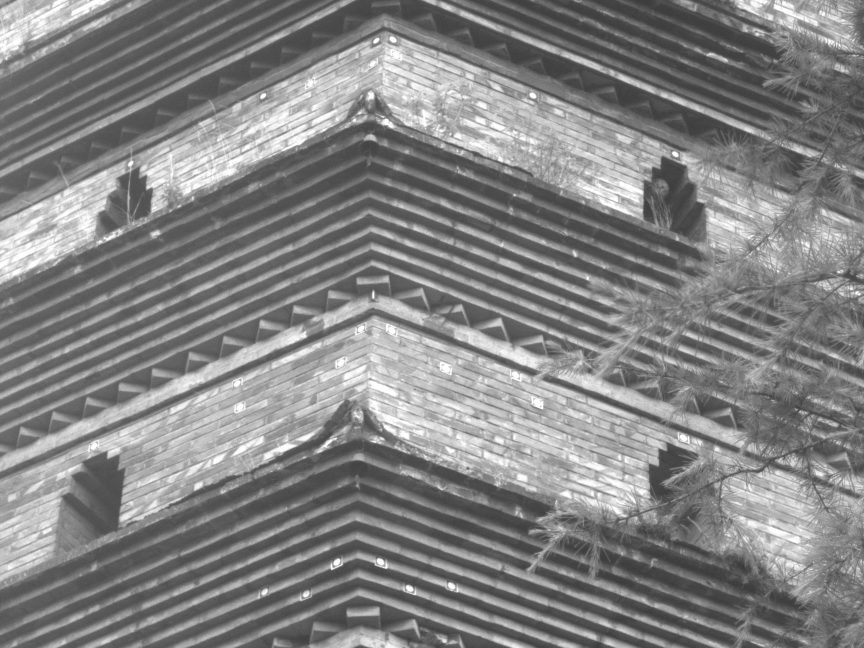
#> input picture images/kuiguangta/image1.jpg, 2592 x 1944 px (shown at 1/3 size)
$ python test.py
#> lines starting #> are read from the running program, lines starting #| are printed output that depends on the picture; after the words box and inside, x2 and y2 are one past the last pixel; in counts of white or black regions, pixels touching at a corner belong together
### manualKeyPoints.py
import cv2
import numpy as np
import matplotlib.pyplot as plt

def manualKeyPoints(img1,img2,specified_keypoints_coords):
    # 将图片转换为灰度图
    gray1 = cv2.cvtColor(img1, cv2.COLOR_BGR2GRAY)
    gray2 = cv2.cvtColor(img2, cv2.COLOR_BGR2GRAY)

    # 初始化SIFT特征检测器
    sift = cv2.SIFT_create()


    # 搜索 specified_keypoints_coords 附近的关键点坐标
    kpn1, desn1 = sift.detectAndCompute(gray1, None)
    specified_keypoints_coords = np.array(specified_keypoints_coords)
    # 初始化新的关键点和描述符列表
    kp1 = []
    des1 = []
    # 设置距离阈值
    distance_threshold = 100
    # 遍历每一个关键点
    for i, kp in enumerate(kpn1):
        x, y = kp.pt
        distances = np.sqrt(np.sum((specified_keypoints_coords - np.array([x, y])) ** 2, axis=1))
        # 检查是否有任意一个距离小于阈值
        if np.any(distances < distance_threshold):
            kp1.append(kp)
            des1.append(desn1[i])
    # 将描述符转换为numpy数组
    des1 = np.array(des1)

    print(f"KeyPoints 1 number:{len(kp1)}")

    plt.figure(figsize=(2*4,2*4))

    img1_with_keypoints = cv2.drawKeypoints(img1, kp1, None, color=(0, 255, 0), flags=cv2.DrawMatchesFlags_DRAW_RICH_KEYPOINTS)
    for coord in specified_keypoints_coords:
        cv2.circle(img1_with_keypoints, coord, 30, (0, 0, 255), -1)  # 红色 (BGR), 半径为10, 实心圆
    plt.subplot(2,2,1),plt.imshow(cv2.cvtColor(img1_with_keypoints, cv2.COLOR_BGR2RGB)),plt.title("img1 with initial target(Red) and keypoints(green)")

    # 检测图片2的关键点和计算描述子
    kp2, des2 = sift.detectAndCompute(gray2, None)

    img2_with_keypoints = cv2.drawKeypoints(img2, kp2, None, color=(0, 255, 0), flags=cv2.DrawMatchesFlags_DRAW_RICH_KEYPOINTS)
    plt.subplot(2,2,3),plt.imshow(cv2.cvtColor(img2_with_keypoints, cv2.COLOR_BGR2RGB)),plt.title("img2 with keypoints(green)")

    # 将描述子转换为浮点型
    # 由于cv2.FlannBasedMatcher不支持ORB描述子(descriptors)的默认格式。FLANN匹配器通常用于SIFT和SURF描述子，它们是浮点型的，而ORB描述子是8位的整数型。要解决这个问题，可以将ORB描述子转换为浮点型。
    des1 = des1.astype('float32')
    des2 = des2.astype('float32')

    # 使用FLANN匹配器进行匹配
    FLANN_INDEX_KDTREE = 1
    index_params = dict(algorithm=FLANN_INDEX_KDTREE, trees=5)
    search_params = dict(checks=50)


    flann = cv2.FlannBasedMatcher(index_params, search_params)
    matches = flann.knnMatch(des1, des2, k=2)

    # 使用Lowe's ratio test来筛选匹配点
    good_matches = []
    for m,n in matches:
        if m.distance < 0.7 * n.distance:
            good_matches.append(m)
    print(f"Good match number:{len(good_matches)}")

    # 获取照片1中指定关键点在照片2中的对应位置
    def find_corresponding_points(kp1, kp2, matches):
        points = []
        for match in matches:
            points.append((kp1[match.queryIdx].pt, kp2[match.trainIdx].pt))
        return points

    # 找到照片2中对应的关键点位置
    corresponding_points = find_corresponding_points(kp1, kp2, good_matches)

    srcPts = []
    dstPts = []

    # 在照片2中标注关键点和位移箭头
    img2_with_keypoints = img2.copy()
    for i, (pt1, pt2) in enumerate(corresponding_points):
        start_point = (int(pt1[0]), int(pt1[1]))
        end_point = (int(pt2[0]), int(pt2[1]))
        srcPts.append(start_point)
        dstPts.append(end_point)
        cv2.circle(img2_with_keypoints, start_point , 20, (0, 0, 255), -1)
        cv2.circle(img2_with_keypoints, end_point, 20, (0, 255, 0), -1)
        cv2.arrowedLine(img2_with_keypoints, start_point, end_point, (255, 0, 0), 5, tipLength=0.05)

    plt.subplot(2,2,4),plt.imshow(cv2.cvtColor(img2_with_keypoints, cv2.COLOR_BGR2RGB)),plt.title("KeyPoint match result:")
    plt.show()

    srcPts = np.array(srcPts, dtype=np.float32).reshape(-1, 2)
    dstPts = np.array(dstPts, dtype=np.float32).reshape(-1, 2)

    return srcPts,dstPts

### autoKeyPoints.py
import cv2
import numpy as np
import matplotlib.pyplot as plt
def moveDetectionByKeyPoints(image1,image2):
    # 读取图片
    # 将图片转换为灰度图
    gray1 = cv2.cvtColor(image1, cv2.COLOR_BGR2GRAY)
    gray2 = cv2.cvtColor(image2, cv2.COLOR_BGR2GRAY)

    # 初始化SIFT检测器
    sift = cv2.SIFT_create()

    # 检测关键点和计算描述子
    kp1, des1 = sift.detectAndCompute(gray1, None)
    kp2, des2 = sift.detectAndCompute(gray2, None)

    # 使用FLANN匹配器进行匹配
    FLANN_INDEX_KDTREE = 1
    index_params = dict(algorithm=FLANN_INDEX_KDTREE, trees=5)
    search_params = dict(checks=50)

    flann = cv2.FlannBasedMatcher(index_params, search_params)
    matches = flann.knnMatch(des1, des2, k=2)

    # 使用Lowe's ratio test来筛选匹配点
    good_matches = []
    for m, n in matches:
        if m.distance < 0.7 * n.distance:
            good_matches.append(m)

    # 提取匹配点坐标
    points1 = np.float32([kp1[m.queryIdx].pt for m in good_matches]).reshape(-1, 1, 2)
    points2 = np.float32([kp2[m.trainIdx].pt for m in good_matches]).reshape(-1, 1, 2)

    # 计算单应性矩阵
    H, mask = cv2.findHomography(points1, points2, cv2.RANSAC, 5.0)
    matchesMask = mask.ravel().tolist()

    # 计算关键点位置的变化
    point_changes = []
    for i, match in enumerate(good_matches):
        if matchesMask[i]:
            pt1 = np.array(kp1[match.queryIdx].pt)
            pt2 = np.array(kp2[match.trainIdx].pt)
            point_changes.append((pt1, pt2, np.linalg.norm(pt1 - pt2)))

    # 定义绘制参数
    keypoint_size = 10
    line_thickness = 5

    # 在图片上绘制关键点和匹配线
    image1_with_kp = cv2.drawKeypoints(image1, kp1, None, color=(0, 255, 0), flags=cv2.DRAW_MATCHES_FLAGS_DRAW_RICH_KEYPOINTS)
    image2_with_kp = cv2.drawKeypoints(image2, kp2, None, color=(0, 255, 0), flags=cv2.DRAW_MATCHES_FLAGS_DRAW_RICH_KEYPOINTS)

    # 绘制匹配线条
    for i, match in enumerate(good_matches):
        if matchesMask[i]:
            pt1 = tuple(np.round(kp1[match.queryIdx].pt).astype(int))
            pt2 = tuple(np.round(kp2[match.trainIdx].pt).astype(int) + np.array([image1.shape[1], 0]))
            cv2.circle(image1_with_kp, pt1, keypoint_size, (0, 0, 255), -1)
            cv2.circle(image2_with_kp, pt2 - np.array([image1.shape[1], 0]), keypoint_size, (0, 0, 255), -1)
            cv2.line(image2_with_kp, pt1, pt2 - np.array([image1.shape[1], 0]), (255, 0, 0), line_thickness)

    # 合并两张图片用于显示匹配
    combined_image = np.hstack((image1_with_kp, image2_with_kp))

    # 显示结果
    plt.figure(figsize=(20, 10))
    plt.title('Auto Keypoints and Matches')
    plt.imshow(cv2.cvtColor(combined_image, cv2.COLOR_BGR2RGB))
    plt.show()


# [7 lines of commented-out code are left out]

### test.py
import cv2
import numpy as np
import matplotlib.pyplot as plt
from  autoKeyPoints import moveDetectionByKeyPoints
from manualKeyPoints import manualKeyPoints

# 读取两张照片
image1 = cv2.imread('images/kuiguangta/image1.jpg')
#> image1 is the input picture: shape (1944, 2592, 3); min 35, max 255, mean 131.5
image2 = cv2.imread('images/kuiguangta/image3.jpg')
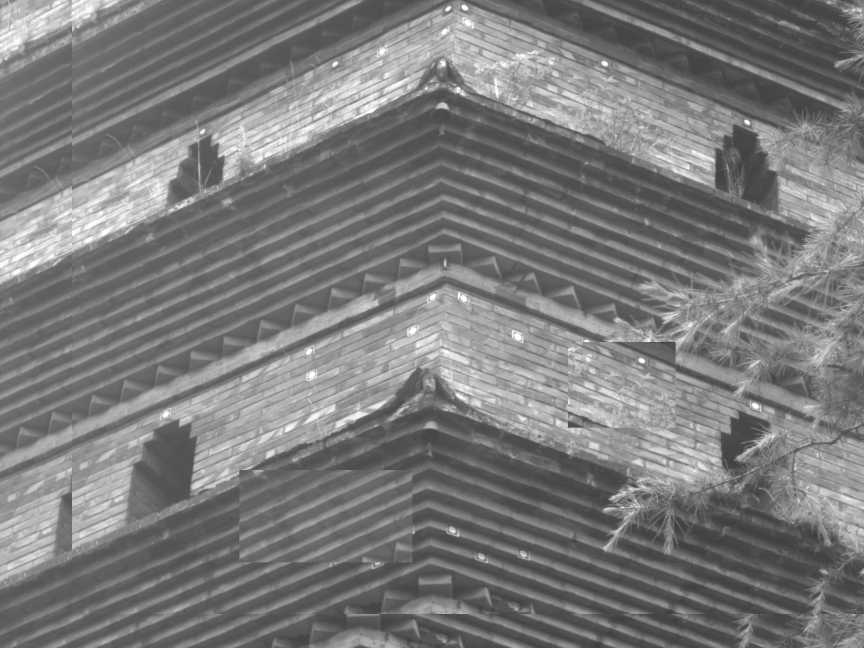
#> input picture images/kuiguangta/image3.jpg, 2592 x 1944 px (shown at 1/3 size)
#> image2 is the input picture: shape (1944, 2592, 3); min 56, max 255, mean 123.1
# 在照片1中手动指定关键点坐标
specified_keypoints_coords = [(713,1153),(717,1221),(1009,1085),(1057,985),(1161,981),(1325,1085),(1529,1113),(1605,1213),
                              (1129,117),(789,277)]


srcPts,dstPts = manualKeyPoints(image1,image2,specified_keypoints_coords)
#> in manualKeyPoints, `kpn1, desn1 = sift.detectAndCompute(gray1, None)`: kpn1 = 13302 keypoints; strongest (x, y, size): (1012, 1689, 18.6), (1228, 1767, 16.6), (1141, 1687, 18.6), (1354, 1759, 16.5)
#> the loop in manualKeyPoints, `for i, kp in enumerate(kpn1):` made 13302 passes
#> (kp, x, y) on passes 1 to 3: (keypoint at (4.6, 62.3), size 2.5, 4.62, 62.3), (keypoint at (6, 666.4), size 5.2, 5.99, 666.4), (keypoint at (6, 160.5), size 5.4, 6.02, 160.5)
#> after the loop in manualKeyPoints, `for i, kp in enumerate(kpn1):`: des1 = 1078 items; kp1 = 1078 keypoints; strongest (x, y, size): (1129, 121, 10), (789, 288, 10.3), (1179, 118, 12.1), (1559, 1068, 32.5)
#| KeyPoints 1 number:1078
#> in manualKeyPoints, `kp2, des2 = sift.detectAndCompute(gray2, None)`: kp2 = 8217 keypoints; strongest (x, y, size): (2241, 366, 10.2), (1925, 1082, 11.1), (1814, 191, 11.1), (1394, 22, 11.3)
#> in manualKeyPoints, `matches = flann.knnMatch(des1, des2, k=2)`: matches = 1078 matches
#> after the loop in manualKeyPoints, `for m,n in matches:`: good_matches = 207 matches
#| Good match number:207
#> after the loop in find_corresponding_points, `for match in matches:`: points = 207 items
#> the loop in manualKeyPoints, `for i, (pt1, pt2) in enumerate(corresponding_points):` made 207 passes
#> (pt1, pt2, start_point, end_point) on passes 1 to 3: ((621.3, 1203), (836.8, 1107.4), (621, 1203), (836, 1107)), ((629, 1100.4), (844.7, 1005.2), (629, 1100), (844, 1005)), ((642, 1264.2), (857.1, 1168.7), (642, 1264), (857, 1168))
#> after the loop in manualKeyPoints, `for i, (pt1, pt2) in enumerate(corresponding_points):`:
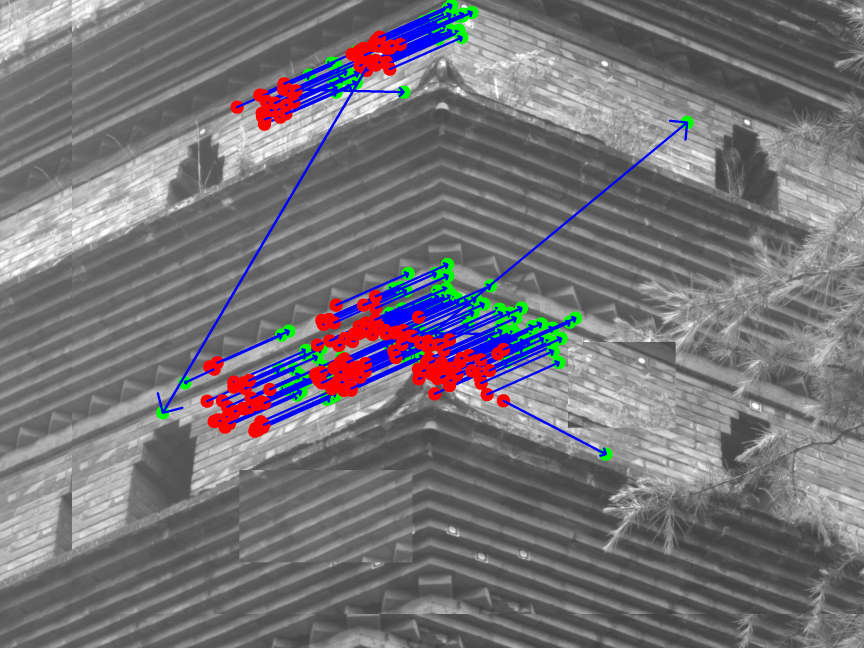
#> img2_with_keypoints: shape (1944, 2592, 3) (shown at 1/3 size); mean B, G, R 120.3, 115.4, 118.7
#> after the loop in manualKeyPoints, `for i, (pt1, pt2) in enumerate(corresponding_points):`: dstPts = 207 pairs, first value 488 to 2061, second value 15 to 1362; srcPts = 207 pairs, first value 621 to 1510, second value 111 to 1293
#> in manualKeyPoints, `plt.show()`:
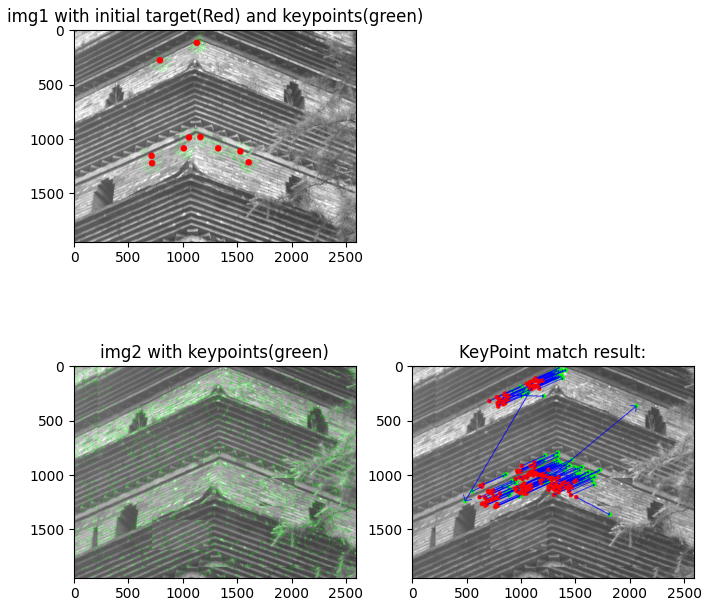
#> figure drawn by matplotlib, 3 panels

# print("srcpts",srcpts)
# print("dstpts",dstpts)

# 计算变换矩阵
M, mask = cv2.findHomography(dstPts, srcPts, cv2.RANSAC, 5.0)
#> M = [[0.997, -0.00147, -212.5], [-0.000905, 0.997, 97.07], [-8.71e-07, -1.28e-06, 1]]; mask = 207 values, max 1 at index 0, min 0 at index 3, mean 0.966

# 应用变换矩阵
h, w, d = image1.shape
#> h = 1944; w = 2592; d = 3
image2_aligned = cv2.warpPerspective(image2, M, (w, h))

# 找到有效区域
Grayimg2 = cv2.cvtColor(image2_aligned, cv2.COLOR_BGR2GRAY) # 先要转换为灰度图片
ret, thresh = cv2.threshold(Grayimg2, 1, 255,cv2.THRESH_BINARY) # 这里的第二个参数要调，是阈值！
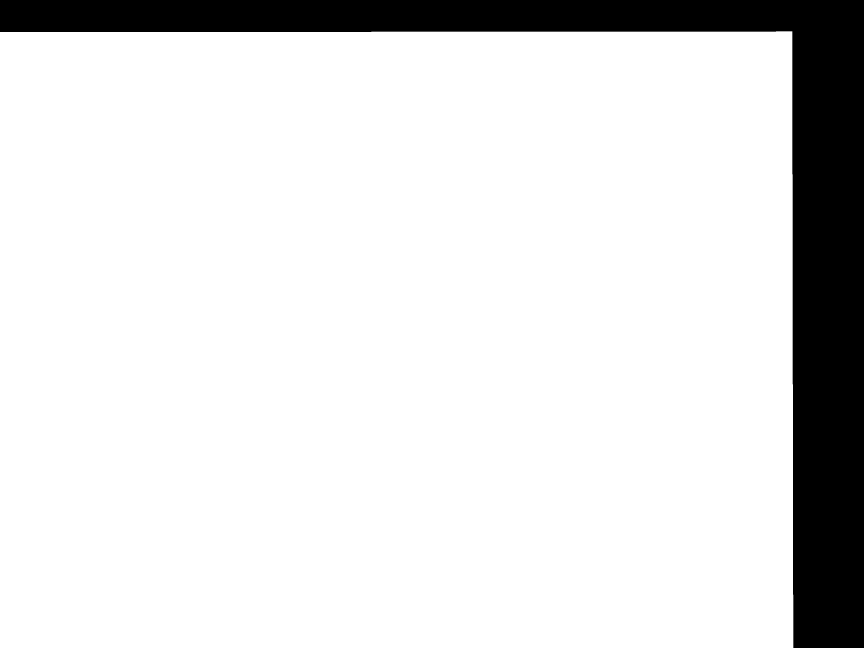
#> thresh: shape (1944, 2592) (shown at 1/3 size); 87.2% white; 1 black region
contours, _ = cv2.findContours(thresh, cv2.RETR_CCOMP, cv2.CHAIN_APPROX_SIMPLE)
#> contours = 1 contour; box (x1, y1, x2, y2) and area: (0, 94, 2380, 1944) 4392154

x, y, w, h = cv2.boundingRect(contours[0])
#> x = 0; y = 94; w = 2380; h = 1850

# 裁剪图像
image1_cropped = image1[y:y+h, x:x+w]
image2_aligned_cropped = image2_aligned[y:y+h, x:x+w]
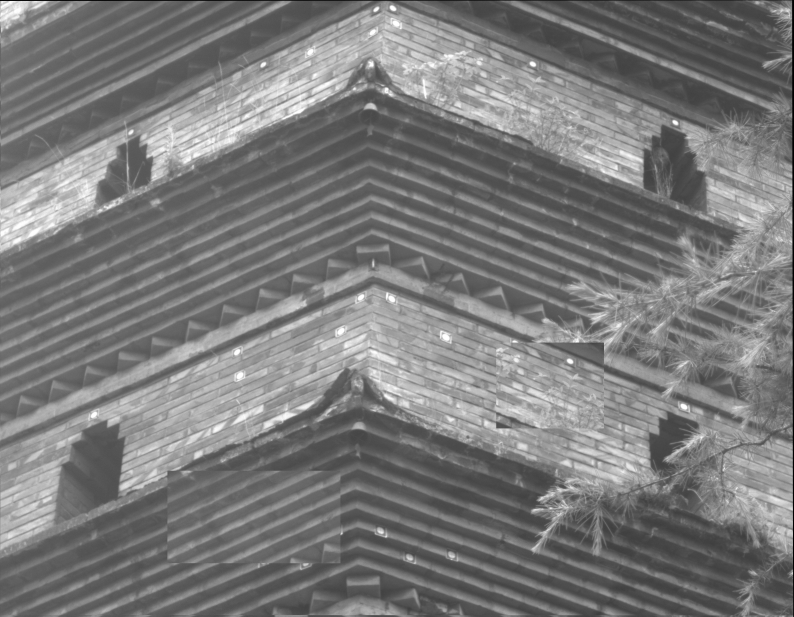
#> image2_aligned_cropped: shape (1850, 2380, 3) (shown at 1/3 size); min 0, max 255, mean 122.7

# 显示结果
plt.subplot(121),plt.imshow(image1),plt.title("image1")
plt.subplot(122),plt.imshow(image2_aligned_cropped),plt.title("image2_aligned_cropped")
plt.show()

moveDetectionByKeyPoints(image1_cropped,image2_aligned_cropped)
#> in moveDetectionByKeyPoints, `kp1, des1 = sift.detectAndCompute(gray1, None)`: kp1 = 10395 keypoints; strongest (x, y, size): (1228, 1673, 16.4), (1141, 1593, 18.3), (1012, 1595, 18.8), (1354, 1665, 16.4)
#> in moveDetectionByKeyPoints, `kp2, des2 = sift.detectAndCompute(gray2, None)`: kp2 = 6882 keypoints; strongest (x, y, size): (2026, 367, 10.2), (1710, 1083, 11.1), (1599, 192, 11.1), (1129, 28, 9.4)
#> in moveDetectionByKeyPoints, `matches = flann.knnMatch(des1, des2, k=2)`: matches = 10395 matches
#> after the loop in moveDetectionByKeyPoints, `for m, n in matches:`: good_matches = 1730 matches
#> in moveDetectionByKeyPoints, `points1 = np.float32([kp1[m.queryIdx].pt for m in good_matches]).resha..`: points1 = 1730 rows, first 8: [13.7, 756.8], [14.71, 1652.2], [16.21, 1644.8], [16.72, 72.41], [18.93, 1632.2], [19.41, 692.1], [20.28, 1620], [20.28, 1620]
#> in moveDetectionByKeyPoints, `points2 = np.float32([kp2[m.trainIdx].pt for m in good_matches]).resha..`: points2 = 1730 rows, first 8: [15.66, 756.7], [14.92, 1652.9], [16.41, 1645.3], [19.16, 73.04], [18.33, 1633.2], [20.74, 691.6], [20.1, 1620.5], [20.1, 1620.5]
#> in moveDetectionByKeyPoints, `H, mask = cv2.findHomography(points1, points2, cv2.RANSAC, 5.0)`: H = [[0.997, -0.00131, 2.06], [-0.000878, 0.998, 1.16], [-8.88e-07, -1.17e-06, 1]]; mask = 1730 values, max 1 at index 0, min 0 at index 40, mean 0.935
#> in moveDetectionByKeyPoints, `matchesMask = mask.ravel().tolist()`: matchesMask has the same summary as mask
#> the loop in moveDetectionByKeyPoints, `for i, match in enumerate(good_matches):` made 1730 passes
#> (pt1, pt2) on passes 1 to 12: ([13.7, 756.8], [15.66, 756.7]), ([14.71, 1652.2], [14.92, 1652.9]), ([16.21, 1644.8], [16.41, 1645.3]), ([16.72, 72.41], [19.16, 73.04]), ([18.93, 1632.2], [18.33, 1633.2]), ([19.41, 692.1], [20.74, 691.6]), ([20.28, 1620], [20.1, 1620.5]), ([20.28, 1620], [20.1, 1620.5]), ([20.45, 95.66], [23.77, 96.58]), ([20.65, 712.8], [21.92, 712.6]), ([20.71, 656.4], [22.33, 656.8]), ([22.62, 1645.1], [21.71, 1645.9])
#> pt1 on pass 103: [135.7, 593.4]
#> after the loop in moveDetectionByKeyPoints, `for i, match in enumerate(good_matches):`: point_changes = 1617 items
#> the loop in moveDetectionByKeyPoints, `for i, match in enumerate(good_matches):` made 1730 passes
#> (pt1, pt2) on passes 1 to 12: ((14, 757), (2396, 757)), ((15, 1652), (2395, 1653)), ((16, 1645), (2396, 1645)), ((17, 72), (2399, 73)), ((19, 1632), (2398, 1633)), ((19, 692), (2401, 692)), ((20, 1620), (2400, 1620)), ((20, 1620), (2400, 1620)), ((20, 96), (2404, 97)), ((21, 713), (2402, 713)), ((21, 656), (2402, 657)), ((23, 1645), (2402, 1646))
#> after the loop in moveDetectionByKeyPoints, `for i, match in enumerate(good_matches):`:
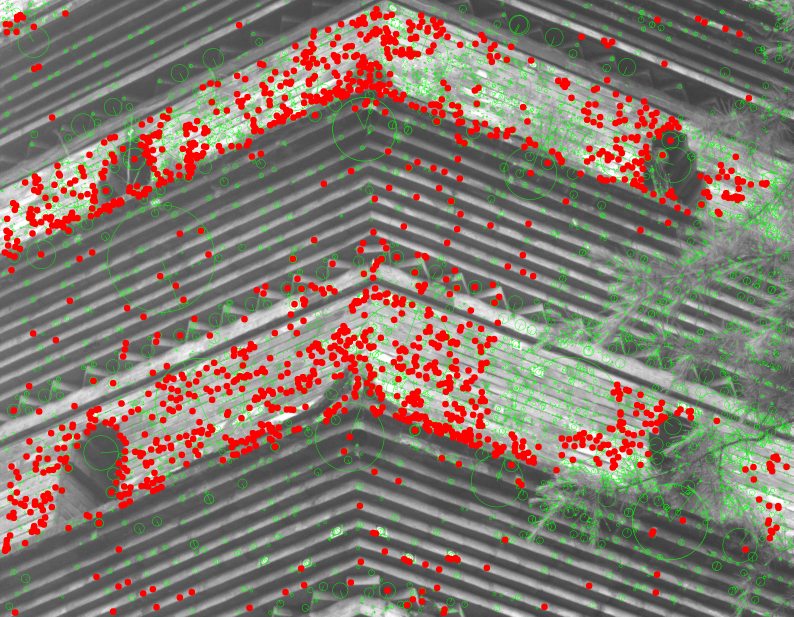
#> image1_with_kp: shape (1850, 2380, 3) (shown at 1/3 size); mean B, G, R 110.1, 121.7, 132.8
#> in moveDetectionByKeyPoints, `combined_image = np.hstack((image1_with_kp, image2_with_kp))`:
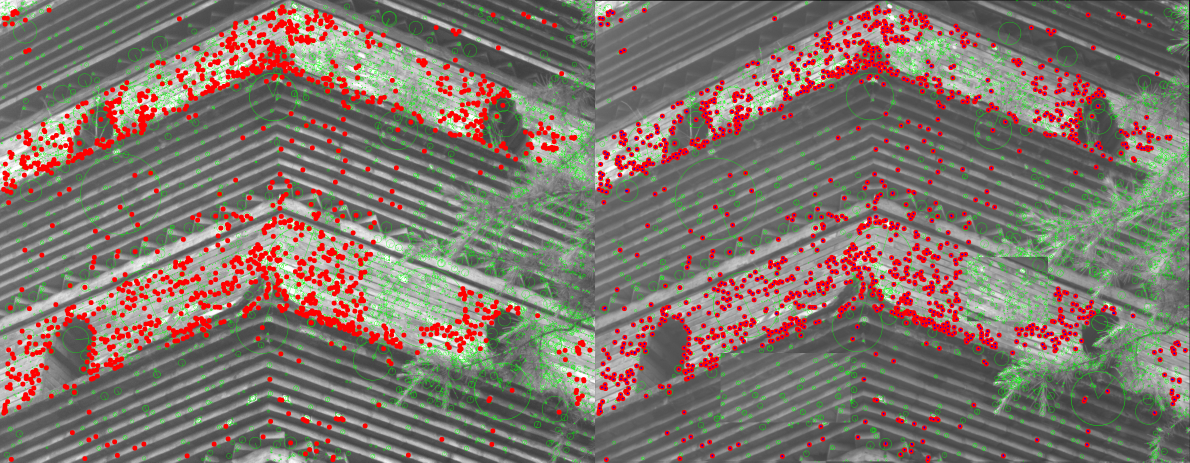
#> combined_image: shape (1850, 4760, 3) (shown at 1/4 size); mean B, G, R 108.3, 117.2, 128.4
